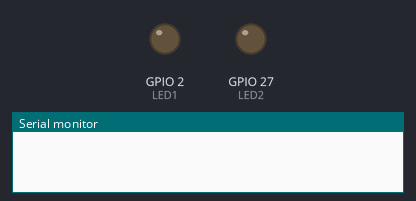
A program run on a simulated ESP32. Parts: output pins drawn as LEDs (lit = HIGH), the last lines printed to the serial monitor.

Above: at 2.5 s.
At 7.5 s:
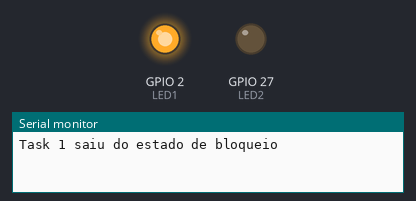
At 12.5 s:
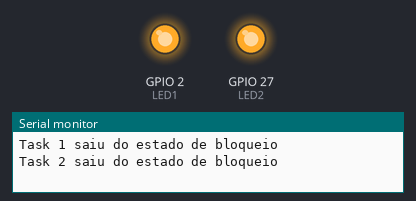
At 17.5 s:
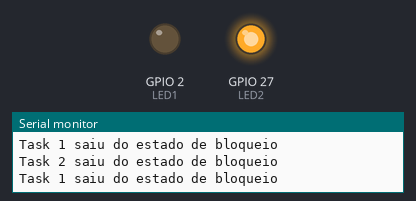
Timing chart, 0 to 26.0 s (numbered marks = the images above):
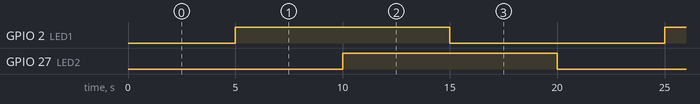

Measured:
- by itself, GPIO 2 (LED1), GPIO 27 (LED2): alternates HIGH for 10.0 s and LOW for 10.0 s
- by itself, everything shown: repeats every 20.0 s, in 4 steps

The program:

main.cpp
```cpp
#include <Arduino.h>

#include "freertos/FreeRTOS.h"
#include "freertos/task.h"
#include "freertos/timers.h"
#include "freertos/event_groups.h"

#define LED1 2
#define LED2 27

// Mapeamento de eventos
#define TASK1_FLAG (1 << 0) // 1
#define TASK2_FLAG (1 << 1) // 10

TaskHandle_t task1handle, task2handle;
TimerHandle_t timerhandle;
EventGroupHandle_t eventos;

/* prototipagem */
void task1(void *pvParameters);
void task2(void *pvParameters);
void callBackTimer1(TimerHandle_t xTimer);
int tempo = 0;


void setup(){
    Serial.begin(9600);
    pinMode(LED1, OUTPUT);
    pinMode(LED2, OUTPUT);

    eventos = xEventGroupCreate();
    timerhandle = xTimerCreate("Timer 1", pdMS_TO_TICKS(1000), pdTRUE, (void *) 0, callBackTimer1);
    xTaskCreate(task1, "Task 1", configMINIMAL_STACK_SIZE+1024, NULL, 1, &task1handle);
    xTaskCreate(task2, "Task 2", configMINIMAL_STACK_SIZE+1024, NULL, 1, &task2handle);

    xTimerStart(timerhandle, 0);

}

void loop(){


}

void task1(void *pvParameters){

    EventBits_t xBits;

    while(1){
        xBits = xEventGroupWaitBits(eventos, TASK1_FLAG, pdTRUE, pdTRUE, portMAX_DELAY);
        Serial.println("Task 1 saiu do estado de bloqueio");
        digitalWrite(LED1, !digitalRead(LED1));
        vTaskDelay(pdMS_TO_TICKS(500));

    }
}


void task2(void *pvParameters){

    EventBits_t xBits;

    while(1){
        xBits = xEventGroupWaitBits(eventos, TASK2_FLAG, pdTRUE, pdTRUE, portMAX_DELAY);
        Serial.println("Task 2 saiu do estado de bloqueio");
        digitalWrite(LED2, !digitalRead(LED2));
        vTaskDelay(pdMS_TO_TICKS(500));

    }
}


void callBackTimer1(TimerHandle_t xTimer){
    tempo++;
    if(tempo == 5){
        xEventGroupSetBits(eventos, TASK1_FLAG);
    }
    else if(tempo == 10){
        xEventGroupSetBits(eventos, TASK2_FLAG);
        tempo = 0;
    }
}


/*
void setup(){
    Serial.begin(9600);
}

void loop(){}

*/
```
